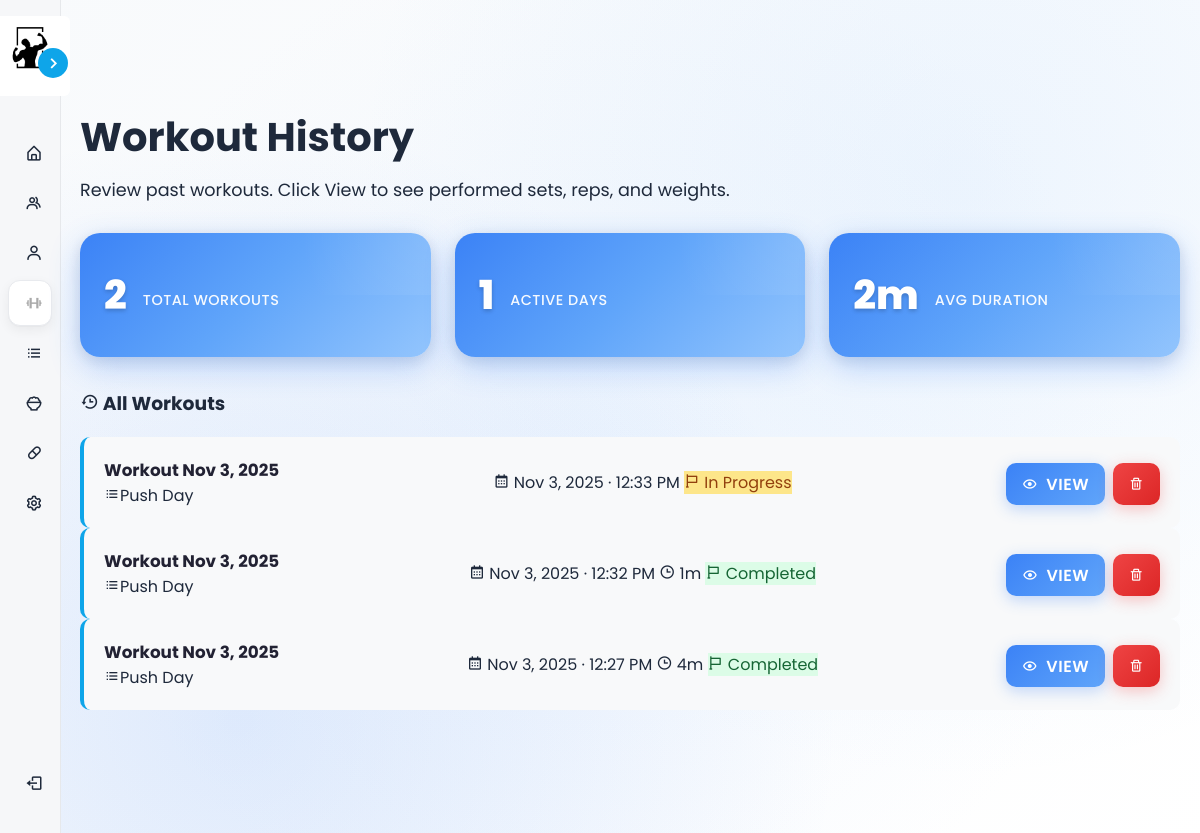
Page /views/member/workout.php (signed in) on the earlier database version.
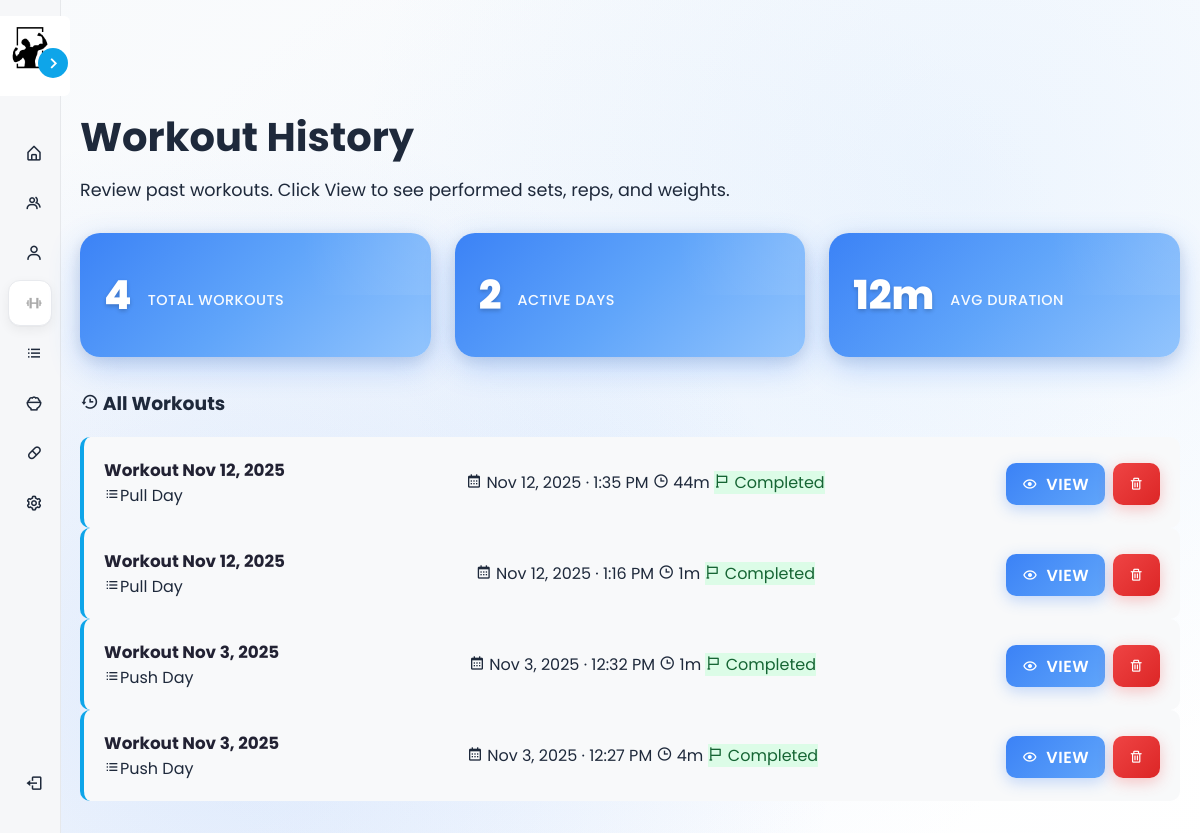
Same page on the later database version.
### tables this page shows
CREATE TABLE `workouts` (
  `workout_id` int(11) NOT NULL,
  `routine_id` int(11) NOT NULL,
  `workout_name` varchar(100) NOT NULL,
  `created_at` timestamp NOT NULL DEFAULT current_timestamp(),
  `end_time` timestamp NULL DEFAULT NULL
);

CREATE TABLE `workout_routines` (
  `routine_id` int(11) NOT NULL,
  `user_id` int(11) NOT NULL,
  `routine_name` varchar(100) NOT NULL,
  `description` text DEFAULT NULL,
  `is_public` tinyint(1) NOT NULL DEFAULT 0,
  `created_at` timestamp NOT NULL DEFAULT current_timestamp()
);

### config/database.php (called while the page is built, shortened)
<?php
class Database {
    private $host = "localhost";
    private $db_name = "gymmanagement";
    private $username = "root";
    private $password = "";
    public function getConnection() {
        $this->conn = null;
        try {
            $this->conn = new PDO("mysql:host=" . $this->host . ";dbname=" . $this->db_name,
                                   $this->username, $this->password);
            $this->conn->exec("set names utf8");
        } catch(PDOException $exception) {
            echo "Connection error: " . $exception->getMessage();
        }
        return $this->conn;
    }
}
?>

### controllers/WorkoutController.php (called while the page is built, shortened)
<?php
require_once __DIR__ . '/../models/Workout.php';
require_once __DIR__ . '/../models/Exercise.php';
require_once __DIR__ . '/../models/WorkoutRoutine.php';
require_once __DIR__ . '/../config/database.php';
class WorkoutController {
    private $workoutModel;
    private $exerciseModel;
    public $routineModel;
    public function __construct() {
        $this->db = (new Database())->getConnection();
        $this->workoutModel = new Workout($this->db);
        $this->exerciseModel = new Exercise($this->db);
        $this->routineModel = new WorkoutRoutine($this->db);
    }
    public function handleWorkoutTracking() {
        $user_id = $_SESSION['user_id'] ?? 0;
        return $this->getWorkoutData($user_id);
    }
    private function getWorkoutData($user_id) {
        $workouts = $this->workoutModel->getWorkoutsByUser($user_id);
        $exercises = $this->exerciseModel->getAllExercises();
        $routines = $this->routineModel->getRoutinesByUser($user_id);
        $stats = $this->workoutModel->getWorkoutStats($user_id);
        return [
            'workouts' => $workouts,
            'exercises' => $exercises,
            'routines' => $routines,
            'stats' => $stats
        ];
    }
}
?>

### models/Workout.php (called while the page is built, shortened)
<?php
class Workout {
    private $conn;
    public function __construct($db) {
        $this->conn = $db;
    }
    public function getWorkoutsByUser($user_id) {
        $stmt = $this->conn->prepare("
            SELECT w.*, wr.routine_name
            FROM workouts w
            JOIN workout_routines wr ON w.routine_id = wr.routine_id
            WHERE wr.user_id = :user_id
            ORDER BY w.created_at DESC
        ");
        $stmt->bindParam(':user_id', $user_id, PDO::PARAM_INT);
        $stmt->execute();
        return $stmt->fetchAll(PDO::FETCH_ASSOC);
    }
    public function getWorkoutStats($user_id, $days = 30) {
        $stmt = $this->conn->prepare("
            SELECT
                COUNT(*) as total_workouts,
                COUNT(DISTINCT DATE(w.created_at)) as active_days,
                COALESCE(ROUND(AVG(TIMESTAMPDIFF(MINUTE, w.created_at, w.end_time))), 0) as avg_duration
            FROM workouts w
            JOIN workout_routines wr ON w.routine_id = wr.routine_id
            WHERE wr.user_id = :user_id
              AND w.created_at >= DATE_SUB(NOW(), INTERVAL :days DAY)
              AND w.end_time IS NOT NULL
        ");
        $stmt->bindParam(':days', $days, PDO::PARAM_INT);
        $stmt->bindParam(':user_id', $user_id, PDO::PARAM_INT);
        $stmt->execute();
        return $stmt->fetch(PDO::FETCH_ASSOC);
    }
}
?>

### models/Exercise.php (called while the page is built, shortened)
<?php
class Exercise {
    private $conn;
    public function __construct($db) {
        $this->conn = $db;
    }
    public function getAllExercises() {
        $stmt = $this->conn->prepare("SELECT * FROM exercises ORDER BY name ASC");
        $stmt->execute();
        return $stmt->fetchAll(PDO::FETCH_ASSOC);
    }
}
?>

### models/WorkoutRoutine.php (called while the page is built, shortened)
<?php
class WorkoutRoutine {
    private $conn;
    public function __construct($db) {
        $this->conn = $db;
    }
    public function getRoutinesByUser($user_id) {
        $stmt = $this->conn->prepare("
            SELECT wr.routine_id as id, wr.routine_name as name, wr.description, wr.is_public, wr.created_at,
                   COUNT(re.re_id) as exercise_count
            FROM workout_routines wr
            LEFT JOIN routine_exercises re ON wr.routine_id = re.routine_id
            WHERE wr.user_id = :user_id
            GROUP BY wr.routine_id
            ORDER BY wr.created_at DESC
        ");
        $stmt->bindParam(':user_id', $user_id, PDO::PARAM_INT);
        $stmt->execute();
        return $stmt->fetchAll(PDO::FETCH_ASSOC);
    }
}
?>

### views/member/workout.php (the view, shortened to what the rows shown need)
<?php
require_once '../../controllers/WorkoutController.php';
$workoutController = new WorkoutController();
$data = $workoutController->handleWorkoutTracking();
?>
<!DOCTYPE html>
<html lang="en">
<head>
    <link rel="stylesheet" href="../../assets/css/member_styles.css">
    <link rel="stylesheet" href="../../assets/css/workout_styles.css">
    <link href='https://unpkg.com/boxicons@2.1.4/css/boxicons.min.css' rel='stylesheet'>
</head>
<body>
    <?php include '../components/dynamic_sidebar.php'; ?>
    <div class="main-content">
        <div class="content-wrapper">
            <div class="dashboard-header">
                <h1>Workout History</h1>
            </div>
            <div class="workout-container">
                    <?php if (!empty($data['workouts'])): ?>
                        <div class="history-wrap">
                            <div class="history-grid">
                            <?php foreach ($data['workouts'] as $workout): ?>
                                <?php
                                    $created = $workout['created_at'] ?? null;
                                    $ended = $workout['end_time'] ?? null;
                                    $dur = 0;
                                    if ($created && $ended) {
                                        $dur = max(0, (int)ceil((strtotime($ended) - strtotime($created))/60));
                                    }
                                    $isInProgress = empty($ended);
                                    $statusLabel = $isInProgress ? 'In Progress' : 'Completed';
                                    $statusStyle = $isInProgress
                                        ? "background:#fde68a;color:#92400e;border-color:#fcd34d;"
                                        : "background:#dcfce7;color:#166534;border-color:#86efac;";
                                ?>
                                <div class="workout-card">
                                    <div class="card-title">
                                        <h4 style="margin:0; font-size:1.05rem; color:#223;"><?= htmlspecialchars($workout['workout_name'] ?? 'Workout') ?></h4>
                                        <?php if (!empty($workout['routine_name'])): ?>
                                            <a class="chip" href="workout_routine_detail.php?id=<?= (int)($workout['routine_id'] ?? 0) ?>">
                                                <i class='bx bx-list-ul'></i><?= htmlspecialchars($workout['routine_name']) ?>
                                            </a>
                                        <?php endif; ?>
                                    </div>
                                    <div class="meta">
                                        <span title="Date"><i class='bx bx-calendar'></i> <?= $created ? date('M j, Y · g:i A', strtotime($created)) : '' ?></span>
                                        <?php if ($dur > 0): ?>
                                            <span title="Duration"><i class='bx bx-time'></i> <?= $dur ?>m</span>
                                        <?php endif; ?>
                                        <span class="chip" style="<?= $statusStyle ?>">
                                            <i class='bx bx-flag'></i> <?= $statusLabel ?>
                                        </span>
                                    </div>
                                    <div class="card-actions">
                                        <button class="btn btn-primary" onclick="viewWorkout(<?= (int)$workout['workout_id'] ?>)">
                                            <i class='bx bx-show'></i> View
                                        </button>
                                        <button class="btn btn-danger" onclick="deleteWorkout(<?= (int)$workout['workout_id'] ?>)">
                                            <i class='bx bx-trash'></i>
                                        </button>
                                    </div>
                                </div>
                            <?php endforeach; ?>
                            </div>
                        </div>
                    <?php endif; ?>
            </div>
        </div>
    </div>
</body>
</html>

Differences in the rows shown:
removed workouts: workout_name "Workout Nov 3, 2025", routine.routine_name "Push Day", created_at "Nov 3, 2025 · 12:33 PM", statusLabel "In Progress"
added workouts: workout_name "Workout Nov 12, 2025", routine.routine_name "Pull Day", created_at "Nov 12, 2025 · 1:35 PM", dur "44", statusLabel "Completed"
added workouts: workout_name "Workout Nov 12, 2025", routine.routine_name "Pull Day", created_at "Nov 12, 2025 · 1:16 PM", dur "1", statusLabel "Completed"
Other differences:
$data['stats']['total_workouts']: "2" → "4"
$data['stats']['active_days']: "1" → "2"
$data['stats']['avg_duration']: "2" → "12"
